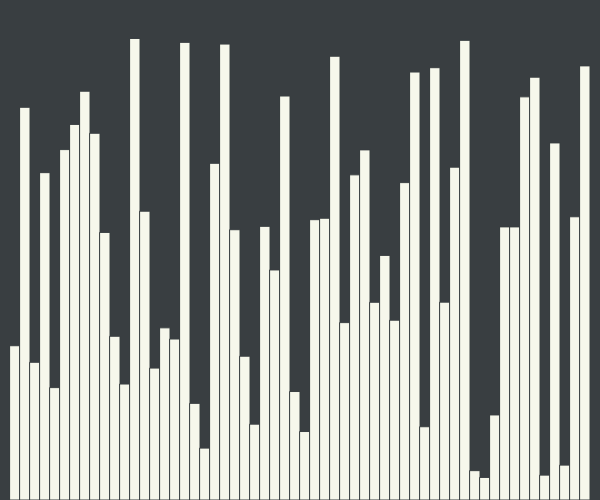
Frame 1 (no input)
Frame 2 (the mouse pressed at the canvas centre, redrawn once): identical to frame 1, image omitted

The p5.js sketch that drew this single still picture (run headless with seeded random() and noise() and a simulated clock; the mouse was pressed at the canvas centre and the sketch redrawn once):

// p5.js sketch
// ── sketch.js
let lines = [];
const FPS = 60;

let isSolved = false;
let sortingI = false;
let sortingJ = false;
let sortButton;
let i = 0;
let j = 0;
let minIndex;
let diselectAll = false;

function setup() {
  createCanvas(600, 500);
  seedArray(10);
  frameRate(FPS);
  sortButton = createButton("Sort");
  sortButton.mousePressed(sortArray);
  noLoop();
}

function draw() {
  background(color("#393E41"));
  lines.forEach((lin) => {
    if (diselectAll) {
      lin.diselectJ();
    }
    lin.display();
  });
  if (sortingI) {
    i++;
    next();
  }
  if (sortingJ) {
    j++;
    updateLine();
  }
}

function next() {
  sortingI = false;
  if (i >= 1 && i <= lines.length) {
    lines[i - 1].diselectI();
    redraw();
  }
  lines[i].selectI();
  redraw();
  if (i < lines.length - 1) {
    minIndex = i;
    j = i + 1;
    updateLine();
  }
  if (i >= lines.length) return noLoop();
}

function updateLine() {
  if (j < lines.length) {
    sortingJ = true;
    diselectAll = false;
    lines[j].selectJ();
    redraw();
    if (lines[j].y > lines[minIndex].y) {
      minIndex = j;
    }
  } else {
    const oldMinY = lines[i].y;
    lines[i].update(lines[minIndex].y);
    lines[minIndex].update(oldMinY);
    sortingI = true;
    sortingJ = false;
    diselectAll = true;
    redraw();
  }
}

function seedArray(step) {
  //let initialHeight = width / step;
  for (let i = 0; i < width - step * 2; i += step) {
    lines.push(new Line(i + step, random(step, height - step * 2), step)); //Random Heights
    //lines.push(new Line(i + step, initialHeight, step));
    //initialHeight += step;
  }
}

function sortArray() {
  next();
  loop();
}

// ── line.js
class Line {
  constructor(x, y, size) {
    this.x = x;
    this.y = y;
    this.size = size;
    this.xSelected = false;
    this.ySelected = false;
  }

  display = function () {
    fill(this.xSelected ? color("#00FF00") : color("#F6F7EB"));
    stroke(this.ySelected ? "red" : "#393E41");
    strokeWeight(this.size / 10);
    rect(this.x, this.y, this.size, 500 - this.y);
  };

  update = function (y) {
    this.y = y;
  };

  selectI = function () {
    this.xSelected = true;
    this.ySelected = false;
  };

  diselectI = function () {
    this.xSelected = false;
    this.ySelected = false;
  };

  selectJ = function () {
    this.ySelected = true;
  };

  diselectJ = function () {
    this.ySelected = false;
  };
}
